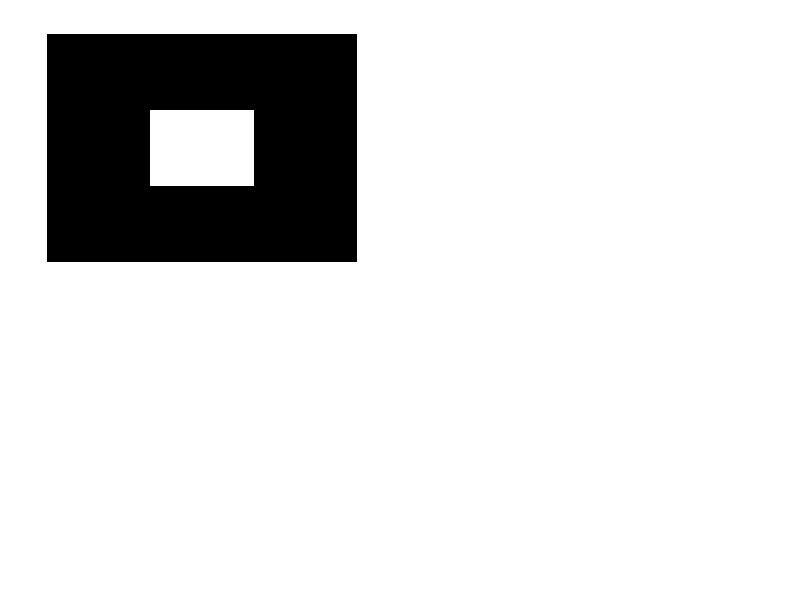

Write R code to recreate this figure. (Note: this script raises an error after producing the figure.)
#Written by Allan Roberts, Feb 2014
library(ggplot2)
library(grid)

SierpinskiCarpet <- function(k){
    Iterate <- function(M){
        A <- cbind(M,M,M);
        B <- cbind(M,0*M,M);
        return(rbind(A,B,A))
    }
    M <- as.matrix(1)
    for (i in 1:k) M <- Iterate(M);
    n <- dim(M)[1]
    X <- numeric(n)
    Y <- numeric(n)
    I <- numeric(n)
        for (i in 1:n) for (j in 1:n){
        X[i + (j-1)*n] <- i;
        Y[i + (j-1)*n] <- j;
        I[i + (j-1)*n] <- M[i,j];
        }

    DATA <- data.frame(X,Y,I)
    p <- ggplot(DATA,aes(x=X,y=Y,fill=I))
    p <- p + geom_tile() + theme_bw() + scale_fill_gradient(high=rgb(0,0,0),low=rgb(1,1,1))
    p <-p+ theme(legend.position=0) + theme(panel.grid = element_blank())
    p <- p+ theme(axis.text = element_blank()) + theme(axis.ticks = element_blank())
    p <- p+ theme(axis.title = element_blank()) + theme(panel.border = element_blank());
    return(p)
}

# construct the quartz windowlib
A <- viewport(0.25,0.75,0.45,0.45)
B <- viewport(0.75,0.75,0.45,0.45)
C <- viewport(0.25,0.25,0.45,0.45)
D <- viewport(0.75,0.25,0.45,0.45)
quartz(height=6,width=6)
print(SierpinskiCarpet(1),vp=A)
print(SierpinskiCarpet(2),vp=B)
print(SierpinskiCarpet(3),vp=C)
print(SierpinskiCarpet(4),vp=D)